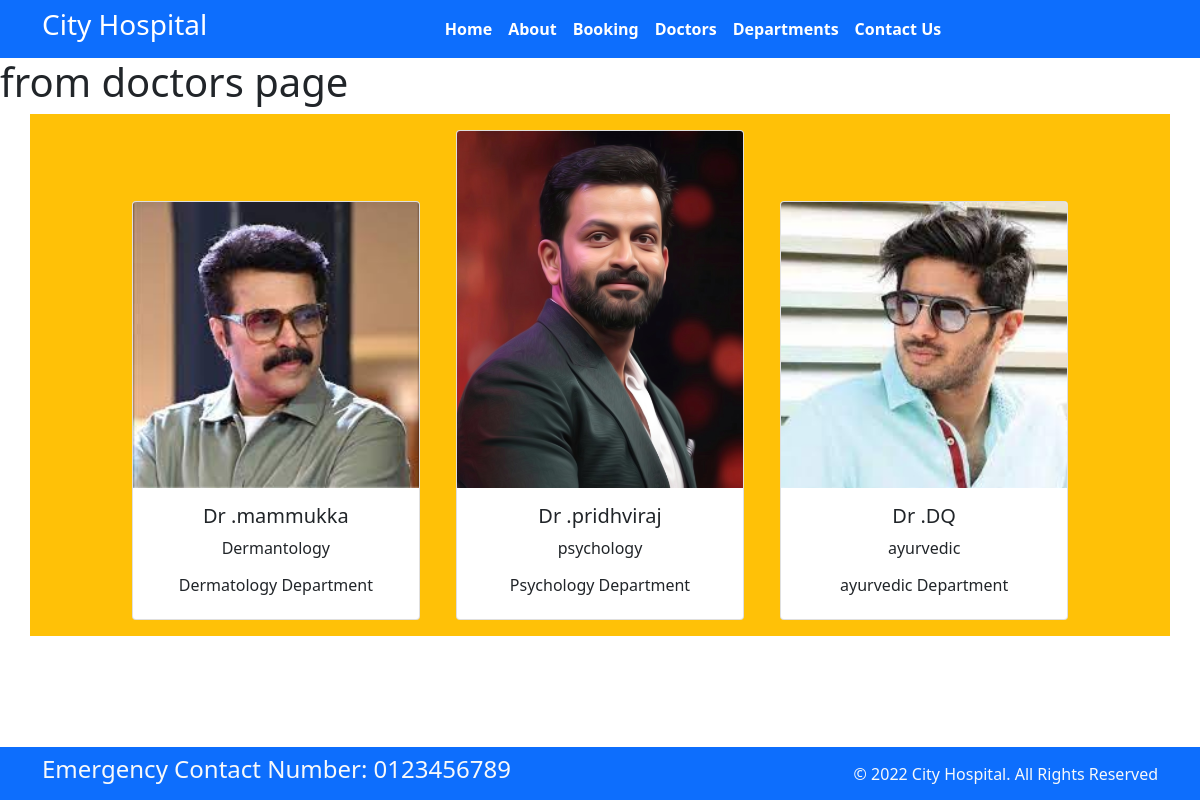
The app's page /doctors/ with its own data.
### home/models.py (models this page shows, shortened)
class Doctors(models.Model):
    doc_name = models.CharField(max_length=250)
    doc_spec = models.CharField(max_length=250)
    dep_name = models.ForeignKey(Departments, on_delete=models.CASCADE)
    doc_image = models.ImageField(upload_to='doctors')

class Departments(models.Model):
    dep_name = models.CharField(max_length=50)
    dep_description = models.TextField()
    def __str__(self) -> str:  # its for show the doctor department in data creation
        return self.dep_name

### home/views.py (the view)
# urls.py: path("doctors/",views.doctors,name='doctors'),
def doctors(request):
    dict_doc = {
        'doc': Doctors.objects.all
    }
    return render(request, "doctors.html", dict_doc)

### templates/doctors.html (shortened to what this page needs)
{% extends 'base.html' %}
{% block content %}
<h1> from doctors page </h1>
<div class="container text-center bg-warning b-6"   >
    {% for d in doc %}
    <div class="card text-center mx-3 my-3" style="width: 18rem; display: inline-block">
        <img src="{{d.doc_image.url}}" class="card-img-top" alt="...">
        <div class="card-body">
          <h5 class="card-title">Dr .{{d.doc_name}}</h5>
          <p class="card-text">{{d.doc_spec}}</p>
            <h6>{{d.dep_name}} Department</h6>
        </div>
      </div>
    {% endfor %}
</div>
{% endblock %}

### records on screen
Doctors: doc_image (picture), doc_name "mammukka", doc_spec "Dermantology", dep_name "Dermatology"
Doctors: doc_image (picture), doc_name "pridhviraj", doc_spec "psychology", dep_name "Psychology"
Doctors: doc_image (picture), doc_name "DQ", doc_spec "ayurvedic", dep_name "ayurvedic"
